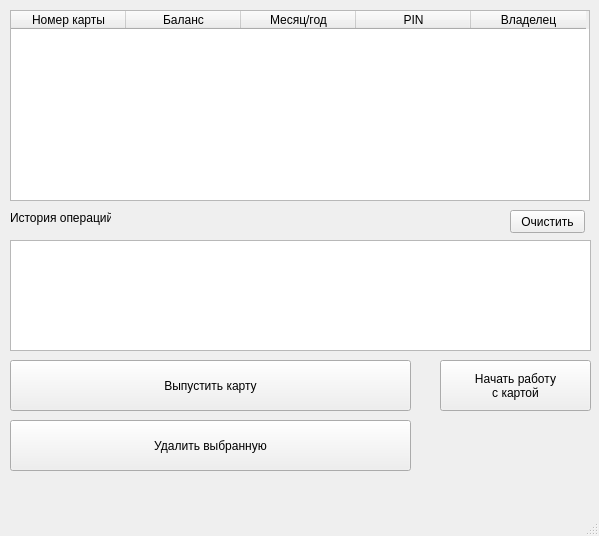
<?xml version="1.0" encoding="UTF-8"?>
<ui version="4.0">
 <class>MainWindow</class>
 <widget class="QMainWindow" name="MainWindow">
  <property name="geometry">
   <rect>
    <x>0</x>
    <y>0</y>
    <width>599</width>
    <height>536</height>
   </rect>
  </property>
  <property name="windowTitle">
   <string>MainWindow</string>
  </property>
  <widget class="QWidget" name="centralwidget">
   <widget class="QTableWidget" name="cards">
    <property name="geometry">
     <rect>
      <x>10</x>
      <y>10</y>
      <width>580</width>
      <height>191</height>
     </rect>
    </property>
    <property name="showGrid">
     <bool>true</bool>
    </property>
    <attribute name="horizontalHeaderDefaultSectionSize">
     <number>115</number>
    </attribute>
    <column>
     <property name="text">
      <string>Номер карты</string>
     </property>
    </column>
    <column>
     <property name="text">
      <string>Баланс</string>
     </property>
    </column>
    <column>
     <property name="text">
      <string>Месяц/год</string>
     </property>
    </column>
    <column>
     <property name="text">
      <string>PIN</string>
     </property>
    </column>
    <column>
     <property name="text">
      <string>Владелец</string>
     </property>
    </column>
   </widget>
   <widget class="QPushButton" name="newcard">
    <property name="geometry">
     <rect>
      <x>10</x>
      <y>360</y>
      <width>401</width>
      <height>51</height>
     </rect>
    </property>
    <property name="text">
     <string>Выпустить карту</string>
    </property>
   </widget>
   <widget class="QPushButton" name="delcard">
    <property name="geometry">
     <rect>
      <x>10</x>
      <y>420</y>
      <width>401</width>
      <height>51</height>
     </rect>
    </property>
    <property name="text">
     <string>Удалить выбранную</string>
    </property>
   </widget>
   <widget class="QListWidget" name="history">
    <property name="geometry">
     <rect>
      <x>10</x>
      <y>240</y>
      <width>581</width>
      <height>111</height>
     </rect>
    </property>
   </widget>
   <widget class="QLabel" name="label">
    <property name="geometry">
     <rect>
      <x>10</x>
      <y>210</y>
      <width>101</width>
      <height>16</height>
     </rect>
    </property>
    <property name="text">
     <string>История операций:</string>
    </property>
   </widget>
   <widget class="QPushButton" name="clear_history">
    <property name="geometry">
     <rect>
      <x>510</x>
      <y>210</y>
      <width>75</width>
      <height>23</height>
     </rect>
    </property>
    <property name="text">
     <string>Очистить</string>
    </property>
   </widget>
   <widget class="QPushButton" name="startform2">
    <property name="geometry">
     <rect>
      <x>440</x>
      <y>360</y>
      <width>151</width>
      <height>51</height>
     </rect>
    </property>
    <property name="text">
     <string>Начать работу
с картой</string>
    </property>
   </widget>
  </widget>
  <widget class="QMenuBar" name="menubar">
   <property name="geometry">
    <rect>
     <x>0</x>
     <y>0</y>
     <width>599</width>
     <height>26</height>
    </rect>
   </property>
  </widget>
  <widget class="QStatusBar" name="statusbar"/>
 </widget>
 <resources/>
 <connections/>
</ui>
